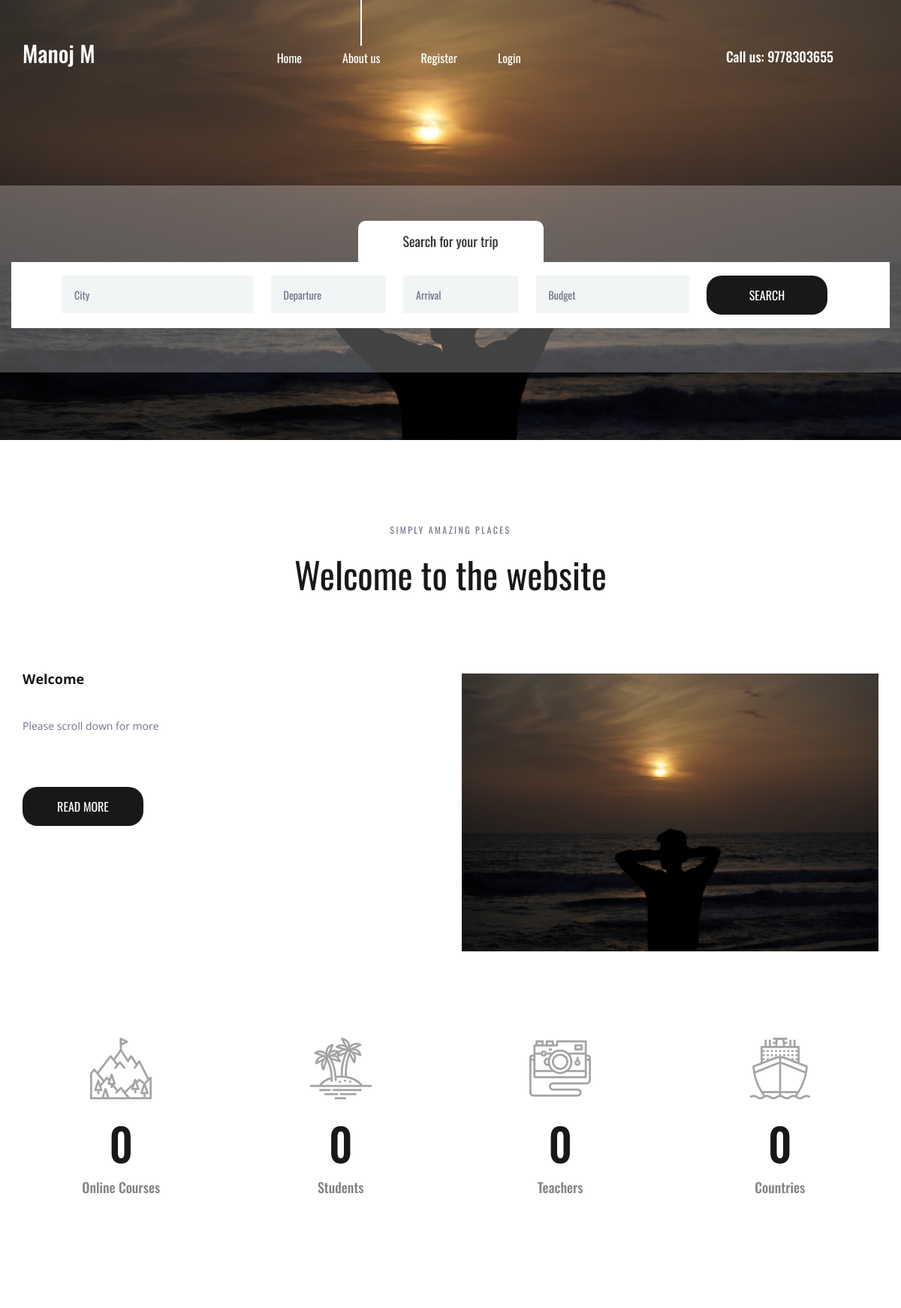
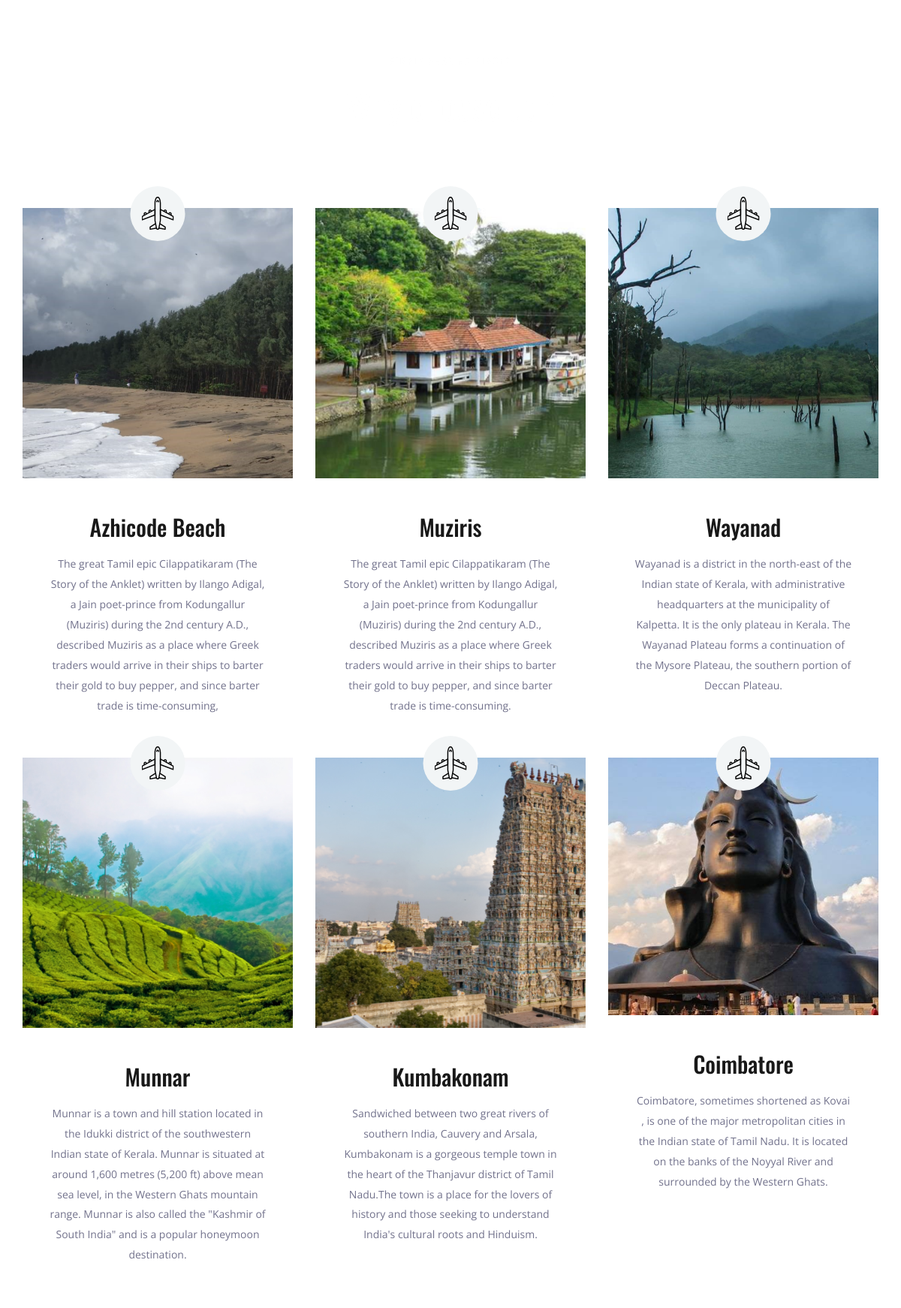
The page / (upper part) on the database its author committed (2 pictures, top to bottom).
### travelapp/models.py (models this page shows, shortened)
class place(models.Model):
    name=models.CharField(max_length=250)
    image=models.ImageField(upload_to='pics')
    desc=models.TextField()

### travelapp/views.py (the view)
# urls.py: path('',views.demo,name='demo'),
def demo(request):
    obj=place.objects.all()
    obj2=person.objects.all()
    return render(request,"index.html",{'result':obj,'result2':obj2})

### templates/index.html (shortened to what this page needs)
{% load static %}
<!DOCTYPE html>
<html lang="en">
<head>
<link rel="stylesheet" type="text/css" href="{% static 'styles/bootstrap4/bootstrap.min.css' %}">
<link href="{% static 'plugins/font-awesome-4.7.0/css/font-awesome.min.css' %}" rel="stylesheet" type="text/css">
<link rel="stylesheet" type="text/css" href="{% static 'plugins/OwlCarousel2-2.2.1/owl.carousel.css' %}">
<link rel="stylesheet" type="text/css" href="{% static 'plugins/OwlCarousel2-2.2.1/owl.theme.default.css' %}">
<link rel="stylesheet" type="text/css" href="{% static 'plugins/OwlCarousel2-2.2.1/animate.css' %}">
<link rel="stylesheet" type="text/css" href="{% static 'styles/about.css' %}">
<link rel="stylesheet" type="text/css" href="{% static 'styles/about_responsive.css' %}">
</head>
<body>
<div class="super_container">
	<header class="header">
		<div class="container">
			<div class="row">
				<div class="col">
					<div class="header_content d-flex flex-row align-items-center justify-content-start">
						<div class="header_content_inner d-flex flex-row align-items-end justify-content-start">
							<div class="logo"><a href="index.html">Manoj M</a></div>
							<nav class="main_nav">
								<ul class="d-flex flex-row align-items-start justify-content-start">
									<li><a href="index.html">Home</a></li>
									<li class="active"><a href="about.html">About us</a></li>
									{% if user.is_authenticated %}
									<li>Hello {{user.username}}</li>
									<li><a href="credentialsapp/logout">Logout</a></li>
									{% else %}
									<li><a href="credentialsapp/register">Register</a></li>
									<li><a href="credentialsapp/login">Login</a></li>
									{% endif %}
								</ul>
							</nav>
							<div class="header_phone ml-auto">Call us: 9778303655</div>
						</div>
					</div>
				</div>
			</div>
		</div>
	</header>
	<div class="home">
		<div class="background_image" style="background-image:url({% static 'images/1.jpg' %})"></div>
	</div>
	<div class="home_search">
		<div class="container">
			<div class="row">
				<div class="col">
					<div class="home_search_container">
						<div class="home_search_title">Search for your trip</div>
						<div class="home_search_content">
							<form action="#" class="home_search_form" id="home_search_form">
								<div class="d-flex flex-lg-row flex-column align-items-start justify-content-lg-between justify-content-start">
									<input type="text" class="search_input search_input_1" placeholder="City" required="required">
									<input type="text" class="search_input search_input_2" placeholder="Departure" required="required">
									<input type="text" class="search_input search_input_3" placeholder="Arrival" required="required">
									<input type="text" class="search_input search_input_4" placeholder="Budget" required="required">
									<button class="home_search_button">search</button>
								</div>
							</form>
						</div>
					</div>
				</div>
			</div>
		</div>
	</div>
	<div class="about">
		<div class="container">
			<div class="row">
				<div class="col text-center">
					<div class="section_subtitle">simply amazing places</div>
					<div class="section_title"><h2>Welcome to the website</h2></div>
				</div>
			</div>
			<div class="row about_row">
				<div class="col-lg-6">
					<div class="about_content">
						<div class="text_highlight">Welcome</div>
						<div class="about_text">
							<p>Please scroll down for more </p>
						</div>
						<div class="button about_button"><a href="#">read more</a></div>
					</div>
				</div>
				<div class="col-lg-6">
					<div class="about_image"><img src="{% static 'images/1.jpg' %}" alt=""></div>
				</div>
			</div>
		</div>
	</div>
	<div class="milestones">
		<div class="container">
			<div class="row">
				<div class="col-lg-3 milestone_col">
					<div class="milestone text-center">
						<div class="milestone_icon"><img src="{% static 'images/mountain.svg' %}" alt=""></div>
						<div class="milestone_counter" data-end-value="17">0</div>
						<div class="milestone_text">Online Courses</div>
					</div>
				</div>
				<div class="col-lg-3 milestone_col">
					<div class="milestone text-center">
						<div class="milestone_icon"><img src="{% static 'images/island.svg' %}" alt=""></div>
						<div class="milestone_counter" data-end-value="213">0</div>
						<div class="milestone_text">Students</div>
					</div>
				</div>
				<div class="col-lg-3 milestone_col">
					<div class="milestone text-center">
						<div class="milestone_icon"><img src="{% static 'images/camera.svg' %}" alt=""></div>
						<div class="milestone_counter" data-end-value="11923">0</div>
						<div class="milestone_text">Teachers</div>
					</div>
				</div>
				<div class="col-lg-3 milestone_col">
					<div class="milestone text-center">
						<div class="milestone_icon"><img src="{% static 'images/boat.svg' %}" alt=""></div>
						<div class="milestone_counter" data-end-value="15">0</div>
						<div class="milestone_text">Countries</div>
					</div>
				</div>
			</div>
		</div>
	</div>
	<div class="why">
		<div class="parallax_background parallax-window" data-parallax="scroll" data-image-src="{% static 'images/2.jpg' %}" data-speed="0.8"></div>
		<div class="container">
			<div class="row">
				<div class="col text-center">
					<div class="section_subtitle">simply amazing places</div>
					<div class="section_title"><h2>Why choose us?</h2></div>
				</div>
			</div>
			<div class="row why_row">
				{% for i in result %}
				<div class="col-lg-4 why_col">
					<div class="why_item">
						<div class="why_image">
							<img src="{{i.image.url}}" alt="">
							<div class="why_icon d-flex flex-column align-items-center justify-content-center">
								<img src="{% static 'images/why_1.svg' %}" alt="">
							</div>
						</div>
						<div class="why_content text-center">
							<div class="why_title">{{i.name}}</div>
							<div class="why_text">
								<p>{{i.desc}}</p>
							</div>
						</div>
					</div>
				</div>
				{% endfor %}
			</div>
		</div>
	</div>
</div>
</body>
</html>

### rows shown on the page
place: image (picture), name "Azhicode Beach", desc "The great Tamil epic Cilappatikaram (The Story of the Anklet) written by Ilango Adigal, a Jain poet-prince from Kodungallur (Muziris) during the 2nd century A.D., described Muziris as a place where Greek traders would arrive in their ships to barter their gold to buy pepper, and since barter trade is time-consuming,"
place: image (picture), name "Muziris", desc "The great Tamil epic Cilappatikaram (The Story of the Anklet) written by Ilango Adigal, a Jain poet-prince from Kodungallur (Muziris) during the 2nd century A.D., described Muziris as a place where Greek traders would arrive in their ships to barter their gold to buy pepper, and since barter trade is time-consuming."
place: image (picture), name "Wayanad", desc "Wayanad is a district in the north-east of the Indian state of Kerala, with administrative headquarters at the municipality of Kalpetta. It is the only plateau in Kerala. The Wayanad Plateau forms a continuation of the Mysore Plateau, the southern portion of Deccan Plateau."
place: image (picture), name "Munnar", desc "Munnar is a town and hill station located in the Idukki district of the southwestern Indian state of Kerala. Munnar is situated at around 1,600 metres (5,200 ft) above mean sea level, in the Western Ghats mountain range. Munnar is also called the \"Kashmir of South India\" and is a popular honeymoon destination."
place: image (picture), name "Kumbakonam", desc "Sandwiched between two great rivers of southern India, Cauvery and Arsala, Kumbakonam is a gorgeous temple town in the heart of the Thanjavur district of Tamil Nadu.The town is a place for the lovers of history and those seeking to understand India's cultural roots and Hinduism."
place: image (picture), name "Coimbatore", desc "Coimbatore, sometimes shortened as Kovai , is one of the major metropolitan cities in the Indian state of Tamil Nadu. It is located on the banks of the Noyyal River and surrounded by the Western Ghats."
